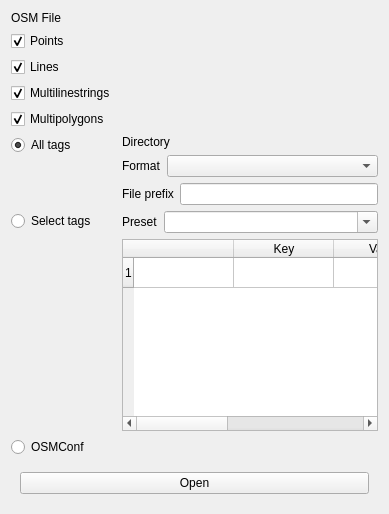
           <widget class="QWidget" name="osm_file_page">
            <layout class="QVBoxLayout" name="verticalLayout_9">
             <item>
              <layout class="QFormLayout" name="form_osm_file">
               <property name="fieldGrowthPolicy">
                <enum>QFormLayout::ExpandingFieldsGrow</enum>
               </property>
               <item row="0" column="0">
                <widget class="QLabel" name="label_10">
                 <property name="text">
                  <string>OSM File</string>
                 </property>
                </widget>
               </item>
               <item row="0" column="1">
                <widget class="QgsFileWidget" name="osm_file" native="true"/>
               </item>
               <item row="1" column="0">
                <widget class="QCheckBox" name="checkbox_points_f">
                 <property name="text">
                  <string>Points</string>
                 </property>
                 <property name="checked">
                  <bool>true</bool>
                 </property>
                </widget>
               </item>
               <item row="2" column="0">
                <widget class="QCheckBox" name="checkbox_lines_f">
                 <property name="text">
                  <string>Lines</string>
                 </property>
                 <property name="checked">
                  <bool>true</bool>
                 </property>
                </widget>
               </item>
               <item row="3" column="0">
                <widget class="QCheckBox" name="checkbox_multilinestrings_f">
                 <property name="text">
                  <string>Multilinestrings</string>
                 </property>
                 <property name="checked">
                  <bool>true</bool>
                 </property>
                </widget>
               </item>
               <item row="4" column="0">
                <widget class="QCheckBox" name="checkbox_multipolygons_f">
                 <property name="text">
                  <string>Multipolygons</string>
                 </property>
                 <property name="checked">
                  <bool>true</bool>
                 </property>
                </widget>
               </item>
               <item row="5" column="0">
                <widget class="QRadioButton" name="radio_all_tags">
                 <property name="text">
                  <string>All tags</string>
                 </property>
                 <property name="checked">
                  <bool>true</bool>
                 </property>
                </widget>
               </item>
               <item row="5" column="1">
                <layout class="QVBoxLayout" name="verticalLayout_3">
                 <item>
                  <layout class="QHBoxLayout" name="horizontalLayout_23">
                   <item>
                    <widget class="QLabel" name="label_28">
                     <property name="text">
                      <string>Directory</string>
                     </property>
                    </widget>
                   </item>
                   <item>
                    <widget class="QgsFileWidget" name="output_directory_f" native="true"/>
                   </item>
                  </layout>
                 </item>
                 <item>
                  <layout class="QHBoxLayout" name="horizontalLayout_11">
                   <item>
                    <widget class="QLabel" name="label_49">
                     <property name="text">
                      <string>Format</string>
                     </property>
                    </widget>
                   </item>
                   <item>
                    <widget class="QComboBox" name="combo_format_f">
                     <property name="sizePolicy">
                      <sizepolicy hsizetype="Expanding" vsizetype="Fixed">
                       <horstretch>0</horstretch>
                       <verstretch>0</verstretch>
                      </sizepolicy>
                     </property>
                    </widget>
                   </item>
                  </layout>
                 </item>
                 <item>
                  <layout class="QHBoxLayout" name="horizontalLayout_29">
                   <item>
                    <widget class="QLabel" name="label_29">
                     <property name="text">
                      <string>File prefix</string>
                     </property>
                    </widget>
                   </item>
                   <item>
                    <widget class="QLineEdit" name="line_file_prefix_file"/>
                   </item>
                  </layout>
                 </item>
                </layout>
               </item>
               <item row="6" column="1">
                <layout class="QVBoxLayout" name="verticalLayout_18">
                 <item>
                  <layout class="QHBoxLayout" name="horizontalLayout_12">
                   <item>
                    <widget class="QLabel" name="label_41">
                     <property name="sizePolicy">
                      <sizepolicy hsizetype="Fixed" vsizetype="Preferred">
                       <horstretch>0</horstretch>
                       <verstretch>0</verstretch>
                      </sizepolicy>
                     </property>
                     <property name="text">
                      <string>Preset</string>
                     </property>
                    </widget>
                   </item>
                   <item>
                    <widget class="QComboBox" name="combo_preset_f">
                     <property name="sizePolicy">
                      <sizepolicy hsizetype="Preferred" vsizetype="Fixed">
                       <horstretch>0</horstretch>
                       <verstretch>0</verstretch>
                      </sizepolicy>
                     </property>
                     <property name="toolTip">
                      <string>A preset to fetch</string>
                     </property>
                     <property name="editable">
                      <bool>true</bool>
                     </property>
                    </widget>
                   </item>
                  </layout>
                 </item>
                 <item>
                  <widget class="QTableWidget" name="table_keys_values_f">
                   <row>
                    <property name="text">
                     <string>1</string>
                    </property>
                   </row>
                   <column>
                    <property name="text">
                     <string/>
                    </property>
                   </column>
                   <column>
                    <property name="text">
                     <string>Key</string>
                    </property>
                   </column>
                   <column>
                    <property name="text">
                     <string>Value</string>
                    </property>
                   </column>
                   <column>
                    <property name="text">
                     <string>Add</string>
                    </property>
                   </column>
                   <column>
                    <property name="text">
                     <string>Delete</string>
                    </property>
                   </column>
                  </widget>
                 </item>
                </layout>
               </item>
               <item row="8" column="1">
                <widget class="QgsFileWidget" name="osm_conf" native="true"/>
               </item>
               <item row="8" column="0">
                <widget class="QRadioButton" name="radio_osm_conf">
                 <property name="text">
                  <string>OSMConf</string>
                 </property>
                 <property name="checked">
                  <bool>false</bool>
                 </property>
                </widget>
               </item>
               <item row="6" column="0">
                <widget class="QRadioButton" name="radio_selection_keys">
                 <property name="text">
                  <string>Select tags</string>
                 </property>
                </widget>
               </item>
              </layout>
             </item>
             <item>
              <widget class="QStackedWidget" name="stacked_execute_file">
               <property name="sizePolicy">
                <sizepolicy hsizetype="Expanding" vsizetype="Fixed">
                 <horstretch>0</horstretch>
                 <verstretch>0</verstretch>
                </sizepolicy>
               </property>
               <property name="currentIndex">
                <number>0</number>
               </property>
               <widget class="QWidget" name="page_5">
                <layout class="QHBoxLayout" name="horizontalLayout_24">
                 <item>
                  <widget class="QPushButton" name="button_run_file">
                   <property name="text">
                    <string>Open</string>
                   </property>
                  </widget>
                 </item>
                </layout>
               </widget>
               <widget class="QWidget" name="page_6">
                <layout class="QHBoxLayout" name="horizontalLayout_16">
                 <item>
                  <widget class="QPushButton" name="button_cancel_file">
                   <property name="text">
                    <string>Cancel</string>
                   </property>
                  </widget>
                 </item>
                </layout>
               </widget>
              </widget>
             </item>
            </layout>
           </widget>
